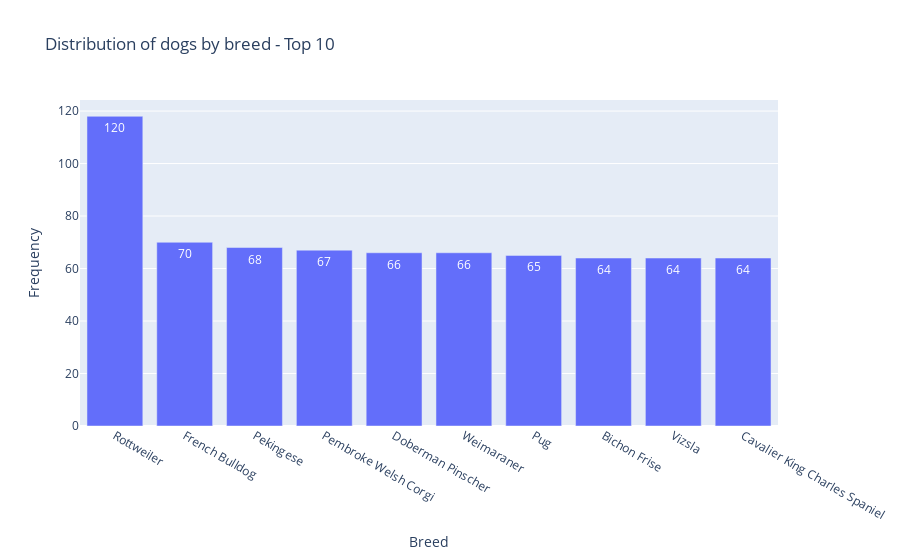

This figure's notebook cell:
### Code cell
fig = px.bar(top_breeds, x = 'Breed', y = 'count',
            text_auto = '.2s',
            labels = {'count' : 'Frequency'},
            title = 'Distribution of dogs by breed - Top 10'
            )

fig.show()

### Figure 1 — Plotly figure (JSON) as saved in the notebook; plotly's stock layout.template omitted (floating-point values rounded to 4 significant figures)
{"data": [{"alignmentgroup": "True", "hovertemplate": "Breed=%{x}<br>Frequency=%{y}<extra></extra>", "legendgroup": "", "marker": {"color": "#636efa", "pattern": {"shape": ""}}, "name": "", "offsetgroup": "", "orientation": "v", "showlegend": false, "textposition": "auto", "texttemplate": "%{y:.2s}", "type": "bar", "x": ["Rottweiler", "French Bulldog", "Pekingese", "Pembroke Welsh Corgi", "Doberman Pinscher", "Weimaraner", "Pug", "Bichon Frise", "Vizsla", "Cavalier King Charles Spaniel"], "xaxis": "x", "y": [118, 70, 68, 67, 66, 66, 65, 64, 64, 64], "yaxis": "y"}], "layout": {"barmode": "relative", "legend": {"tracegroupgap": 0}, "title": {"text": "Distribution of dogs by breed - Top 10"}, "xaxis": {"anchor": "y", "domain": [0, 1], "title": {"text": "Breed"}}, "yaxis": {"anchor": "x", "domain": [0, 1], "title": {"text": "Frequency"}}}}
